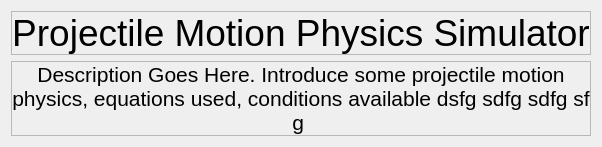
            <widget class="QWidget" name="homePage">
             <layout class="QVBoxLayout" name="verticalLayout_3">
              <item>
               <widget class="QFrame" name="frame_2">
                <property name="maximumSize">
                 <size>
                  <width>16777215</width>
                  <height>94</height>
                 </size>
                </property>
                <property name="frameShape">
                 <enum>QFrame::StyledPanel</enum>
                </property>
                <property name="frameShadow">
                 <enum>QFrame::Raised</enum>
                </property>
                <layout class="QVBoxLayout" name="verticalLayout_8">
                 <property name="spacing">
                  <number>0</number>
                 </property>
                 <property name="leftMargin">
                  <number>0</number>
                 </property>
                 <property name="topMargin">
                  <number>0</number>
                 </property>
                 <property name="rightMargin">
                  <number>0</number>
                 </property>
                 <property name="bottomMargin">
                  <number>0</number>
                 </property>
                 <item>
                  <widget class="QLabel" name="Title">
                   <property name="maximumSize">
                    <size>
                     <width>16777215</width>
                     <height>91</height>
                    </size>
                   </property>
                   <property name="font">
                    <font>
                     <pointsize>28</pointsize>
                    </font>
                   </property>
                   <property name="text">
                    <string>Projectile Motion Physics Simulator</string>
                   </property>
                   <property name="alignment">
                    <set>Qt::AlignCenter</set>
                   </property>
                  </widget>
                 </item>
                </layout>
               </widget>
              </item>
              <item alignment="Qt::AlignTop">
               <widget class="QFrame" name="frame">
                <property name="frameShape">
                 <enum>QFrame::StyledPanel</enum>
                </property>
                <property name="frameShadow">
                 <enum>QFrame::Raised</enum>
                </property>
                <layout class="QVBoxLayout" name="verticalLayout_7">
                 <property name="spacing">
                  <number>0</number>
                 </property>
                 <property name="leftMargin">
                  <number>0</number>
                 </property>
                 <property name="topMargin">
                  <number>0</number>
                 </property>
                 <property name="rightMargin">
                  <number>0</number>
                 </property>
                 <property name="bottomMargin">
                  <number>0</number>
                 </property>
                 <item>
                  <widget class="QLabel" name="Description">
                   <property name="maximumSize">
                    <size>
                     <width>16777215</width>
                     <height>100</height>
                    </size>
                   </property>
                   <property name="font">
                    <font>
                     <pointsize>16</pointsize>
                    </font>
                   </property>
                   <property name="text">
                    <string>Description Goes Here. Introduce some projectile motion physics, equations used, conditions available dsfg sdfg sdfg sf g </string>
                   </property>
                   <property name="textFormat">
                    <enum>Qt::RichText</enum>
                   </property>
                   <property name="alignment">
                    <set>Qt::AlignHCenter|Qt::AlignTop</set>
                   </property>
                   <property name="wordWrap">
                    <bool>true</bool>
                   </property>
                  </widget>
                 </item>
                </layout>
               </widget>
              </item>
             </layout>
            </widget>
